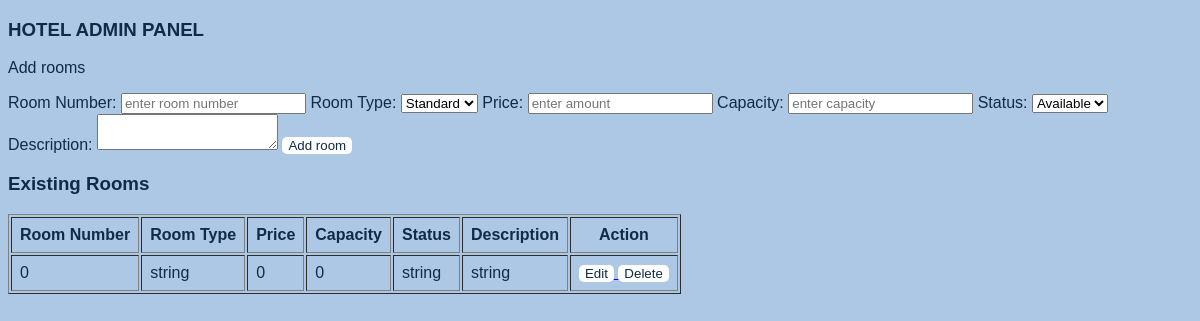
The page /admin on the database as committed earlier.
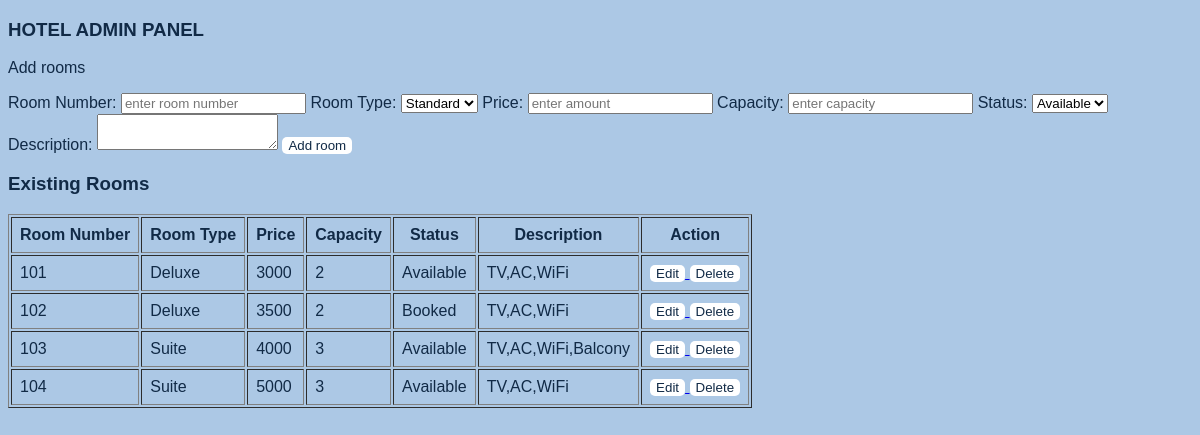
The same page on the database as committed later.
### app/models/room.py (models this page shows)
class Room(Base):
    __tablename__="rooms"
    id=Column(Integer,primary_key=True,index=True)
    room_num=Column(Integer,nullable=False,unique=True)
    status=Column(String,nullable=False)
    room_type=Column(String,nullable=False)
    price=Column(Integer,nullable=False)
    description=Column(String,nullable=False)
    capacity=Column(Integer,nullable=False)

### main.py (the view)
@app.get("/admin", response_class=HTMLResponse)
def admin(request: Request):
    db = SessionLocal()
    rooms = db.query(Room).all()
    db.close()
    return templates.TemplateResponse(
        "admin.html",
        {
            "request": request,
            "rooms": rooms
        }
    )

### app/templates/admin.html (shortened to what this page needs)
<!DOCTYPE html>
<html lang="en">
<head>
    <link rel="stylesheet" href="/static/css/style.css">
</head>
<body>
    <h3>HOTEL ADMIN PANEL</h3>
    <p>Add rooms</p>
    <form action="/add_room" method="POST">
        <label for="room_num">Room Number:</label>
        <input type="number" placeholder="enter room number" id="room_num" name="room_num">
        <label for="room_type">Room Type:</label>
        <select name="room_type">
            <option>Standard</option>
        </select>
        <label for="price">Price:</label>
        <input type="number" placeholder="enter amount" id="price" name= "price">
        <label for="capacity">Capacity:</label>
        <input type="number" placeholder="enter capacity" id="capacity" name="capacity">
        <label for="status">Status:</label>
        <select name="status">
            <option>Available</option>
        </select>
        <label for="description">Description:</label>
        <textarea name="description" id="description"></textarea>
        <button>Add room</button>
    </form>
    <h3>Existing Rooms</h3>
    <table border="1" cellpadding="8">
    <tr>
        <th>Room Number</th>
        <th>Room Type</th>
        <th>Price</th>
        <th>Capacity</th>
        <th>Status</th>
        <th>Description</th>
        <th>Action</th>
    </tr>
    {% for room in rooms %}
    <tr>
        <td>{{ room.room_num }}</td>
        <td>{{ room.room_type }}</td>
        <td>{{ room.price }}</td>
        <td>{{ room.capacity }}</td>
        <td>{{ room.status }}</td>
        <td>{{ room.description }}</td>
        <td>
             <a href="/edit_room/{{ room.id }}">
                <button>Edit</button>
             </a>
             <a href="/delete_room/{{ room.id }}">
                <button>Delete</button>
             </a>
        </td>
    </tr>
    {% endfor %}
    </table>
</body>
</html>

### app/static/css/style.css (style rules this page uses)
body { background-color: #ACC8E5; color: #112A46; font-family: Arial, Helvetica, sans-serif; }
button { background-color:white; cursor: pointer; border-radius: 5px; color:#112A46; border: none; }

Rows that differ between the two databases and show on the page:
removed Room: room_num "0", room_type "string", price "0", capacity "0", status "string", description "string"
added Room: room_num "101", room_type "Deluxe", price "3000", capacity "2", status "Available", description "TV,AC,WiFi"
added Room: room_num "102", room_type "Deluxe", price "3500", capacity "2", status "Booked", description "TV,AC,WiFi"
added Room: room_num "103", room_type "Suite", price "4000", capacity "3", status "Available", description "TV,AC,WiFi,Balcony"
added Room: room_num "104", room_type "Suite", price "5000", capacity "3", status "Available", description "TV,AC,WiFi"
